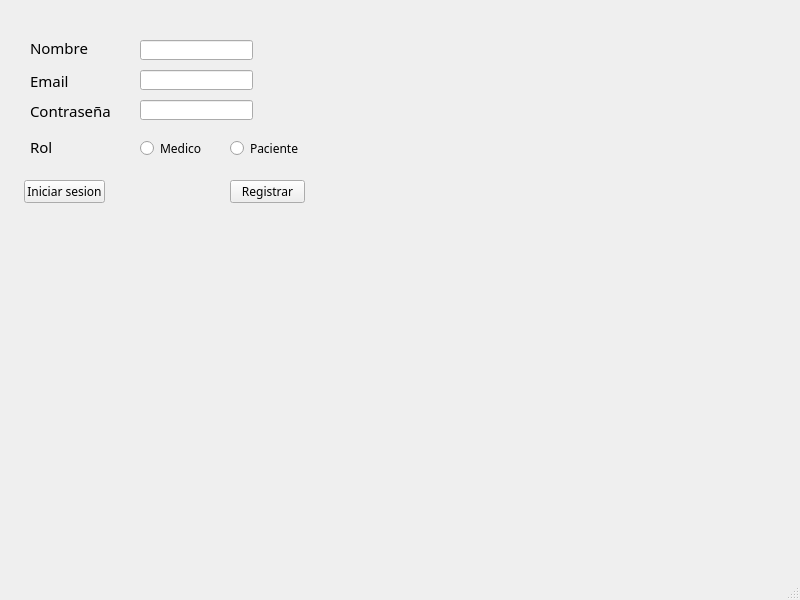
<?xml version="1.0" encoding="UTF-8"?>
<ui version="4.0">
 <class>MainWindow</class>
 <widget class="QMainWindow" name="MainWindow">
  <property name="geometry">
   <rect>
    <x>0</x>
    <y>0</y>
    <width>800</width>
    <height>600</height>
   </rect>
  </property>
  <property name="windowTitle">
   <string>MainWindow</string>
  </property>
  <widget class="QWidget" name="centralwidget">
   <widget class="QLabel" name="email">
    <property name="geometry">
     <rect>
      <x>30</x>
      <y>70</y>
      <width>71</width>
      <height>21</height>
     </rect>
    </property>
    <property name="font">
     <font>
      <family>MS Reference Sans Serif</family>
      <pointsize>11</pointsize>
     </font>
    </property>
    <property name="text">
     <string>Email</string>
    </property>
   </widget>
   <widget class="QLabel" name="contrasea">
    <property name="geometry">
     <rect>
      <x>30</x>
      <y>100</y>
      <width>91</width>
      <height>21</height>
     </rect>
    </property>
    <property name="font">
     <font>
      <family>MS Reference Sans Serif</family>
      <pointsize>11</pointsize>
     </font>
    </property>
    <property name="text">
     <string>Contraseña</string>
    </property>
   </widget>
   <widget class="QLabel" name="rol">
    <property name="geometry">
     <rect>
      <x>30</x>
      <y>140</y>
      <width>47</width>
      <height>13</height>
     </rect>
    </property>
    <property name="font">
     <font>
      <family>MS Reference Sans Serif</family>
      <pointsize>11</pointsize>
     </font>
    </property>
    <property name="text">
     <string>Rol</string>
    </property>
   </widget>
   <widget class="QLineEdit" name="lineEdit_email">
    <property name="geometry">
     <rect>
      <x>140</x>
      <y>70</y>
      <width>113</width>
      <height>20</height>
     </rect>
    </property>
   </widget>
   <widget class="QLineEdit" name="lineEdit_contrasena">
    <property name="geometry">
     <rect>
      <x>140</x>
      <y>100</y>
      <width>113</width>
      <height>20</height>
     </rect>
    </property>
   </widget>
   <widget class="QRadioButton" name="radioButton_medico">
    <property name="geometry">
     <rect>
      <x>140</x>
      <y>140</y>
      <width>82</width>
      <height>17</height>
     </rect>
    </property>
    <property name="font">
     <font>
      <family>MS Reference Sans Serif</family>
      <pointsize>9</pointsize>
     </font>
    </property>
    <property name="text">
     <string>Medico</string>
    </property>
   </widget>
   <widget class="QRadioButton" name="radioButton_paciente">
    <property name="geometry">
     <rect>
      <x>230</x>
      <y>140</y>
      <width>82</width>
      <height>17</height>
     </rect>
    </property>
    <property name="font">
     <font>
      <family>MS Reference Sans Serif</family>
      <pointsize>9</pointsize>
     </font>
    </property>
    <property name="text">
     <string>Paciente</string>
    </property>
   </widget>
   <widget class="QPushButton" name="pushButton_iniciarSesion">
    <property name="geometry">
     <rect>
      <x>24</x>
      <y>180</y>
      <width>81</width>
      <height>23</height>
     </rect>
    </property>
    <property name="font">
     <font>
      <family>Franklin Gothic Demi</family>
      <pointsize>9</pointsize>
     </font>
    </property>
    <property name="text">
     <string>Iniciar sesion</string>
    </property>
   </widget>
   <widget class="QPushButton" name="pushButton_registrar">
    <property name="geometry">
     <rect>
      <x>230</x>
      <y>180</y>
      <width>75</width>
      <height>23</height>
     </rect>
    </property>
    <property name="font">
     <font>
      <family>Franklin Gothic Demi</family>
      <pointsize>9</pointsize>
     </font>
    </property>
    <property name="text">
     <string>Registrar</string>
    </property>
   </widget>
   <widget class="QLabel" name="nombre">
    <property name="geometry">
     <rect>
      <x>30</x>
      <y>40</y>
      <width>61</width>
      <height>16</height>
     </rect>
    </property>
    <property name="font">
     <font>
      <family>MS Reference Sans Serif</family>
      <pointsize>11</pointsize>
     </font>
    </property>
    <property name="text">
     <string>Nombre</string>
    </property>
   </widget>
   <widget class="QLineEdit" name="lineEdit_nombre">
    <property name="geometry">
     <rect>
      <x>140</x>
      <y>40</y>
      <width>113</width>
      <height>20</height>
     </rect>
    </property>
   </widget>
  </widget>
  <widget class="QMenuBar" name="menubar">
   <property name="geometry">
    <rect>
     <x>0</x>
     <y>0</y>
     <width>800</width>
     <height>21</height>
    </rect>
   </property>
  </widget>
  <widget class="QStatusBar" name="statusbar"/>
 </widget>
 <resources/>
 <connections/>
</ui>
